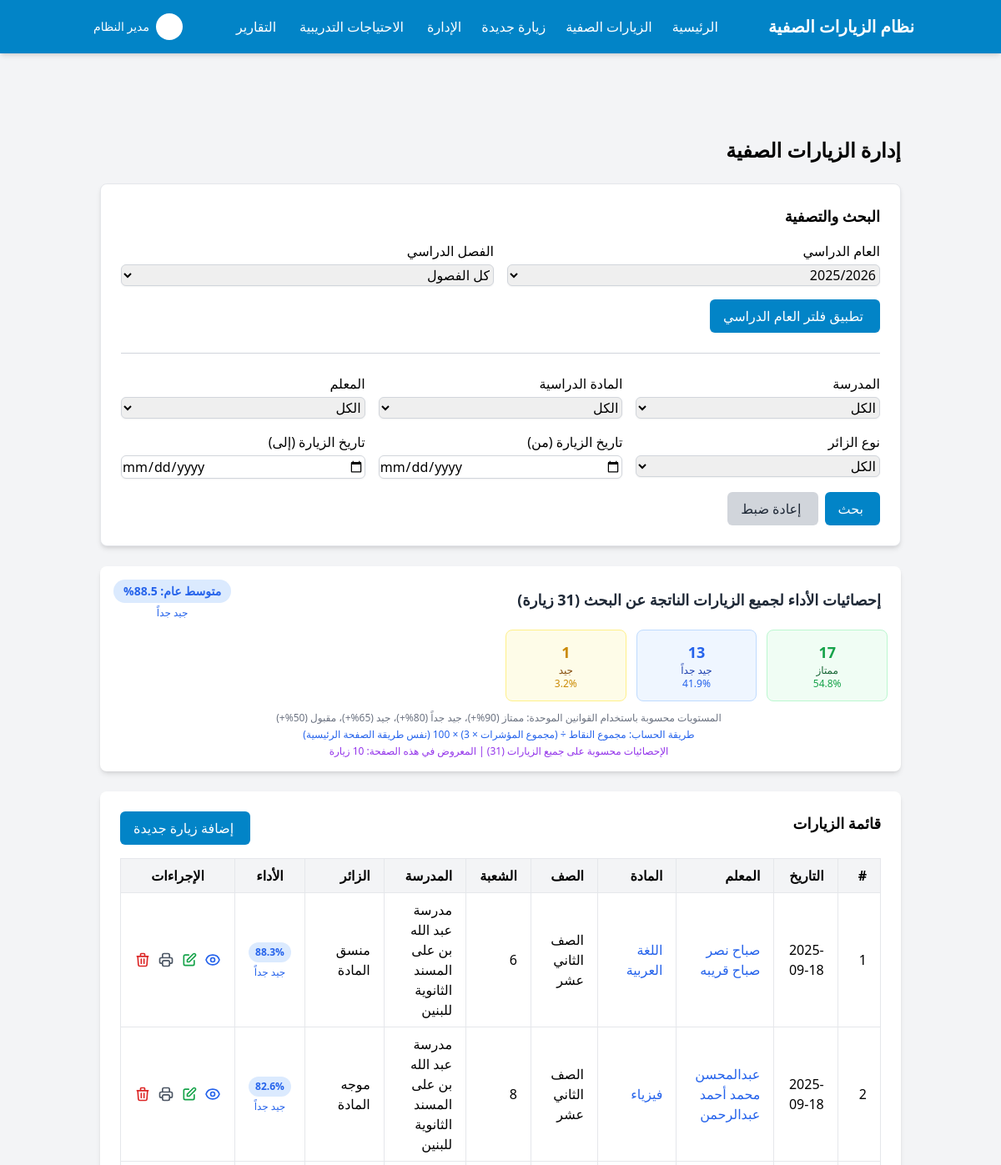
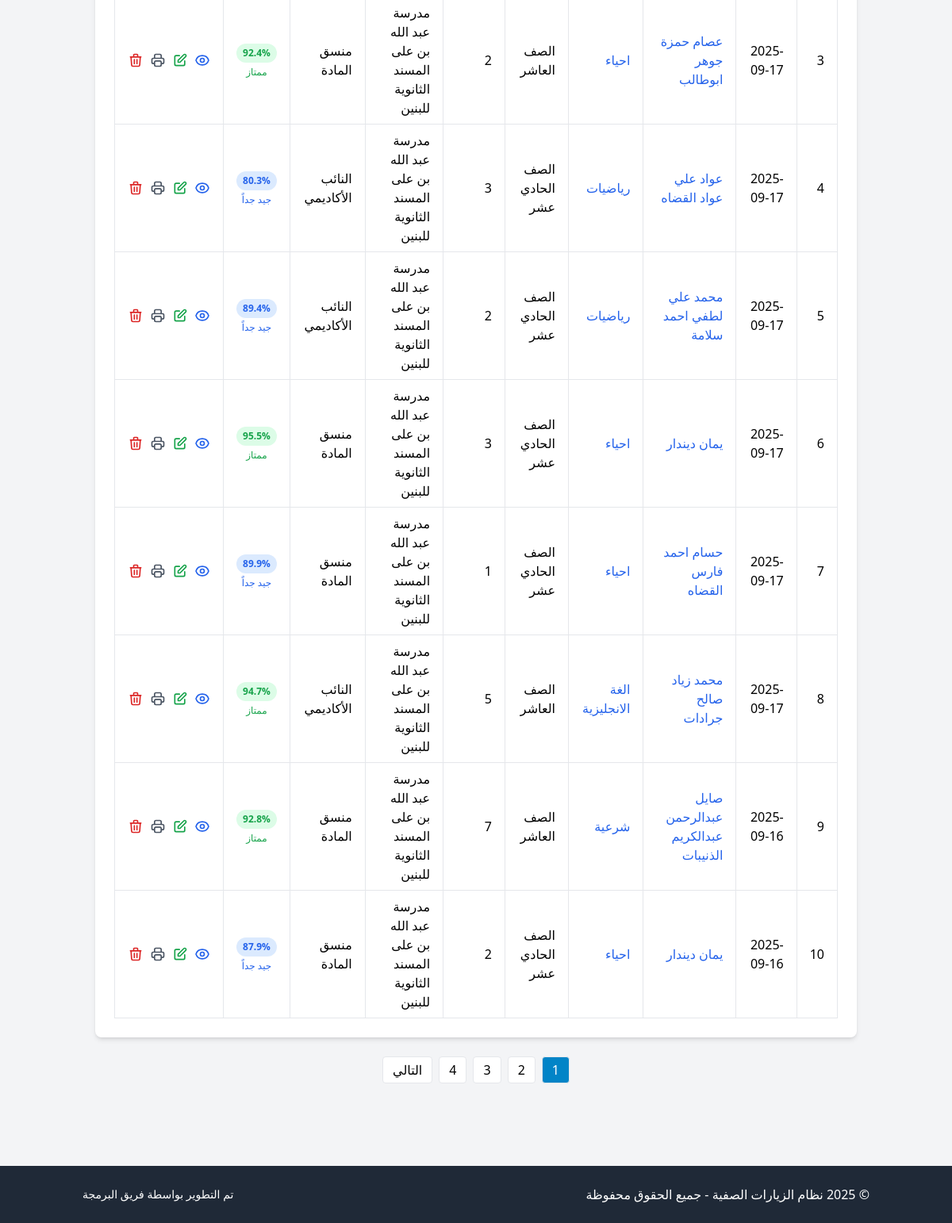
Screenshot of /visits.php (signed in) with the database file from the repository (2 pictures, top to bottom).
### tables this page shows
CREATE TABLE `visits` (
  `id` int NOT NULL,
  `school_id` int NOT NULL,
  `teacher_id` int NOT NULL,
  `subject_id` int NOT NULL,
  `grade_id` int NOT NULL,
  `section_id` int NOT NULL,
  `level_id` int NOT NULL,
  `visitor_type_id` int NOT NULL,
  `visitor_person_id` int DEFAULT NULL,
  `visit_date` date NOT NULL,
  `academic_year_id` int DEFAULT NULL,
  `visit_type` enum('full','partial') NOT NULL DEFAULT 'full',
  `attendance_type` enum('physical','remote','hybrid') NOT NULL DEFAULT 'physical',
  `has_lab` tinyint(1) NOT NULL DEFAULT '0',
  `topic` varchar(255) DEFAULT NULL,
  `general_notes` text,
  `recommendation_notes` text,
  `appreciation_notes` text,
  `total_score` decimal(5,2) DEFAULT NULL,
  `created_at` timestamp NULL DEFAULT CURRENT_TIMESTAMP,
  `updated_at` timestamp NULL DEFAULT CURRENT_TIMESTAMP ON UPDATE CURRENT_TIMESTAMP
);

CREATE TABLE `teachers` (
  `id` int NOT NULL,
  `name` varchar(255) NOT NULL,
  `personal_id` varchar(20) NOT NULL,
  `email` varchar(255) DEFAULT NULL,
  `job_title` varchar(50) NOT NULL DEFAULT '????????',
  `phone` varchar(20) DEFAULT NULL,
  `school_id` int NOT NULL,
  `created_at` timestamp NULL DEFAULT CURRENT_TIMESTAMP,
  `updated_at` timestamp NULL DEFAULT CURRENT_TIMESTAMP ON UPDATE CURRENT_TIMESTAMP,
  `user_id` int DEFAULT NULL
);

CREATE TABLE `subjects` (
  `id` int NOT NULL,
  `name` varchar(255) NOT NULL,
  `school_id` int DEFAULT NULL,
  `is_school_specific` tinyint(1) NOT NULL DEFAULT '0',
  `is_active` tinyint(1) NOT NULL DEFAULT '1',
  `created_by` int DEFAULT NULL,
  `updated_by` int DEFAULT NULL,
  `created_at` timestamp NULL DEFAULT CURRENT_TIMESTAMP,
  `updated_at` timestamp NULL DEFAULT CURRENT_TIMESTAMP ON UPDATE CURRENT_TIMESTAMP
);

CREATE TABLE `grades` (
  `id` int NOT NULL,
  `name` varchar(255) NOT NULL,
  `level_id` int NOT NULL,
  `created_at` timestamp NULL DEFAULT CURRENT_TIMESTAMP,
  `updated_at` timestamp NULL DEFAULT CURRENT_TIMESTAMP ON UPDATE CURRENT_TIMESTAMP
);

CREATE TABLE `sections` (
  `id` int NOT NULL,
  `name` varchar(255) NOT NULL,
  `grade_id` int NOT NULL,
  `school_id` int NOT NULL,
  `created_at` timestamp NULL DEFAULT CURRENT_TIMESTAMP,
  `updated_at` timestamp NULL DEFAULT CURRENT_TIMESTAMP ON UPDATE CURRENT_TIMESTAMP
);

CREATE TABLE `schools` (
  `id` int NOT NULL,
  `name` varchar(255) NOT NULL,
  `phone` varchar(20) DEFAULT NULL,
  `created_at` timestamp NULL DEFAULT CURRENT_TIMESTAMP,
  `updated_at` timestamp NULL DEFAULT CURRENT_TIMESTAMP ON UPDATE CURRENT_TIMESTAMP,
  `school_code` varchar(20) DEFAULT NULL,
  `email` varchar(255) DEFAULT NULL,
  `address` text,
  `logo` varchar(255) DEFAULT NULL
);

CREATE TABLE `visitor_types` (
  `id` int NOT NULL,
  `name` varchar(255) NOT NULL,
  `name_en` varchar(255) DEFAULT NULL,
  `created_at` timestamp NULL DEFAULT CURRENT_TIMESTAMP,
  `updated_at` timestamp NULL DEFAULT CURRENT_TIMESTAMP ON UPDATE CURRENT_TIMESTAMP
);

### visits.php (the view, shortened to what the rows shown need)
<?php
require_once 'includes/db_connection.php';
require_once 'visit_rules.php';
$user_role_name = $_SESSION['role_name'];
require_once 'includes/header.php';
$selected_year_id = $_SESSION['selected_academic_year'];
$items_per_page = 10;
$current_page = isset($_GET['page']) ? max(1, intval($_GET['page'])) : 1;
$offset = ($current_page - 1) * $items_per_page;
$search_condition = " WHERE v.academic_year_id = ?";
$search_params = [$selected_year_id];
$visits_sql = "
    SELECT
        v.id,
        v.visit_date,
        v.visitor_person_id,
        v.has_lab,
        t.id AS teacher_id,
        t.name AS teacher_name,
        s.name AS school_name,
        vt.name AS visitor_type,
        g.name AS grade_name,
        sec.name AS section_name,
        subj.id AS subject_id,
        subj.name AS subject_name,
        -- حساب متوسط الأداء للزيارة باستخدام القوانين الموحدة
        (SELECT AVG(ve.score)
         FROM visit_evaluations ve
         JOIN evaluation_indicators ei ON ve.indicator_id = ei.id
         WHERE ve.visit_id = v.id
         AND ve.score IS NOT NULL
         AND (v.has_lab = 1 OR ei.domain_id != " . SCIENCE_DOMAIN_ID . ")
        ) as avg_score,
        -- عدد المؤشرات المقيمة
        (SELECT COUNT(*)
         FROM visit_evaluations ve
         JOIN evaluation_indicators ei ON ve.indicator_id = ei.id
         WHERE ve.visit_id = v.id
         AND ve.score IS NOT NULL
         AND (v.has_lab = 1 OR ei.domain_id != " . SCIENCE_DOMAIN_ID . ")
        ) as indicators_count
    FROM
        visits v
    JOIN
        teachers t ON v.teacher_id = t.id
    JOIN
        schools s ON v.school_id = s.id
    JOIN
        visitor_types vt ON v.visitor_type_id = vt.id
    JOIN
        grades g ON v.grade_id = g.id
    JOIN
        sections sec ON v.section_id = sec.id
    JOIN
        subjects subj ON v.subject_id = subj.id
    $search_condition
    ORDER BY
        v.visit_date DESC
    LIMIT $offset, $items_per_page
";
try {
    $visits = query($visits_sql, $search_params);
} catch (Exception $e) {
    $visits = [];
    $alert_message = show_alert('حدث خطأ أثناء استرجاع البيانات: ' . $e->getMessage(), 'error');
}
?>
<div class="container mx-auto px-4 py-8" style="margin-top: 20px;">
    <h1 class="text-2xl font-bold mb-6">إدارة الزيارات الصفية</h1>
    <div class="bg-white rounded-lg shadow-md border border-gray-200 p-6 mb-6">
        <h2 class="text-lg font-semibold mb-4">البحث والتصفية</h2>
    </div>
    <div class="bg-white rounded-lg shadow-md p-6">
        <div class="flex justify-between mb-4">
            <h2 class="text-lg font-semibold">قائمة الزيارات</h2>
        </div>
        <?php if (empty($visits)): ?>
            <p class="text-gray-500">لا توجد زيارات مسجلة.</p>
        <?php else: ?>
            <div class="overflow-x-auto">
                <table class="min-w-full border-collapse">
                    <thead>
                        <tr class="bg-gray-100">
                            <th class="px-4 py-2 border text-right">#</th>
                            <th class="px-4 py-2 border text-right">التاريخ</th>
                            <th class="px-4 py-2 border text-right">المعلم</th>
                            <th class="px-4 py-2 border text-right">المادة</th>
                            <th class="px-4 py-2 border text-right">الصف</th>
                            <th class="px-4 py-2 border text-right">الشعبة</th>
                            <th class="px-4 py-2 border text-right">المدرسة</th>
                            <th class="px-4 py-2 border text-right">الزائر</th>
                            <th class="px-4 py-2 border text-center">الأداء</th>
                            <th class="px-4 py-2 border text-center">الإجراءات</th>
                        </tr>
                    </thead>
                    <tbody>
                        <?php foreach ($visits as $index => $visit): ?>
                            <tr class="hover:bg-gray-50">
                                <td class="px-4 py-2 border"><?= $offset + $index + 1 ?></td>
                                <td class="px-4 py-2 border"><?= date('Y-m-d', strtotime($visit['visit_date'])) ?></td>
                                <td class="px-4 py-2 border">
                                    <a href="class_performance_report.php?teacher_id=<?= $visit['teacher_id'] ?>" class="text-blue-600 hover:text-blue-800">
                                        <?= htmlspecialchars($visit['teacher_name']) ?>
                                    </a>
                                </td>
                                <td class="px-4 py-2 border">
                                    <a href="subject_detailed_report.php?subject_id=<?= $visit['subject_id'] ?>" class="text-blue-600 hover:text-blue-800">
                                        <?= htmlspecialchars($visit['subject_name']) ?>
                                    </a>
                                </td>
                                <td class="px-4 py-2 border"><?= htmlspecialchars($visit['grade_name']) ?></td>
                                <td class="px-4 py-2 border"><?= htmlspecialchars($visit['section_name']) ?></td>
                                <td class="px-4 py-2 border"><?= htmlspecialchars($visit['school_name']) ?></td>
                                <td class="px-4 py-2 border"><?= htmlspecialchars($visit['visitor_type']) ?></td>
                                <td class="px-4 py-2 border text-center">
                                    <?php
                                    if ($visit['avg_score'] && $visit['indicators_count'] > 0) {
                                        $percentage = ($visit['avg_score'] / MAX_INDICATOR_SCORE) * 100;
                                        $performance_level = getPerformanceLevel($percentage);
                                        ?>
                                        <div class="text-center">
                                            <div class="inline-block px-2 py-1 rounded-full text-xs font-semibold <?= $performance_level['bg_class'] ?> <?= $performance_level['color_class'] ?>">
                                                <?= round($percentage, 1) ?>%
                                            </div>
                                            <div class="text-xs <?= $performance_level['color_class'] ?> mt-1">
                                                <?= $performance_level['grade_ar'] ?>
                                            </div>
                                        </div>
                                    <?php } else { ?>
                                        <span class="text-gray-400 text-xs">لم يتم التقييم</span>
                                    <?php } ?>
                                </td>
                                <td class="px-4 py-2 border text-center">
                                    <div class="flex space-x-2 space-x-reverse justify-center">
                                        <a href="view_visit.php?id=<?= $visit['id'] ?>" class="text-blue-600 hover:text-blue-800" title="عرض">
                                        </a>
                                        <?php if ($user_role_name !== 'Teacher'): ?>
                                        <a href="edit_visit.php?id=<?= $visit['id'] ?>" class="text-green-600 hover:text-green-800" title="تعديل">
                                            <svg xmlns="http://www.w3.org/2000/svg" class="h-5 w-5" fill="none" viewBox="0 0 24 24" stroke="currentColor">
                                                <path stroke-linecap="round" stroke-linejoin="round" stroke-width="2" d="M11 5H6a2 2 0 00-2 2v11a2 2 0 002 2h11a2 2 0 002-2v-5m-1.414-9.414a2 2 0 112.828 2.828L11.828 15H9v-2.828l8.586-8.586z" />
                                            </svg>
                                        </a>
                                        <?php endif; ?>
                                        <a href="print_visit.php?id=<?= $visit['id'] ?>" class="text-gray-600 hover:text-gray-800" title="طباعة">
                                        </a>
                                        <?php
                                        $can_delete = false;
                                        if (in_array($user_role_name, ['Admin', 'Director', 'Academic Deputy'])) {
                                            $can_delete = true;
                                        } elseif ($user_role_name === 'Supervisor') {
                                            $can_delete = ($visit['visitor_person_id'] == $user_id);
                                        }
                                        if ($can_delete):
                                        ?>
                                        <a href="delete_visit.php?id=<?= $visit['id'] ?>" class="text-red-600 hover:text-red-800"
                                           onclick="return confirm('هل أنت متأكد من حذف هذه الزيارة؟\n\nالمعلم: <?= htmlspecialchars($visit['teacher_name']) ?>\nالمادة: <?= htmlspecialchars($visit['subject_name']) ?>\nنوع الزائر: <?= htmlspecialchars($visit['visitor_type']) ?>');" title="حذف">
                                            <svg xmlns="http://www.w3.org/2000/svg" class="h-5 w-5" fill="none" viewBox="0 0 24 24" stroke="currentColor">
                                                <path stroke-linecap="round" stroke-linejoin="round" stroke-width="2" d="M19 7l-.867 12.142A2 2 0 0116.138 21H7.862a2 2 0 01-1.995-1.858L5 7m5 4v6m4-6v6m1-10V4a1 1 0 00-1-1h-4a1 1 0 00-1 1v3M4 7h16" />
                                            </svg>
                                        </a>
                                        <?php endif; ?>
                                    </div>
                                </td>
                            </tr>
                        <?php endforeach; ?>
                    </tbody>
                </table>
            </div>
        <?php endif; ?>
    </div>
</div>
<?php
require_once 'includes/footer.php';
?>

### rows the page displays
visits: index "1", visit_date "2025-09-18", teacher.name "صباح نصر صباح قريبه", subject.name "اللغة العربية", grade.name "الصف الثاني عشر", section.name "6", school.name "مدرسة عبد الله بن على المسند الثانوية للبنين", visitor_type.name "منسق المادة", percentage "88.3", grade_ar "جيد جداً"
visits: index "2", visit_date "2025-09-18", teacher.name "عبدالمحسن محمد أحمد عبدالرحمن", subject.name "فيزياء", grade.name "الصف الثاني عشر", section.name "8", school.name "مدرسة عبد الله بن على المسند الثانوية للبنين", visitor_type.name "موجه المادة", percentage "82.6", grade_ar "جيد جداً"
visits: index "3", visit_date "2025-09-17", teacher.name "عصام حمزة جوهر ابوطالب", subject.name "احياء", grade.name "الصف العاشر", section.name "2", school.name "مدرسة عبد الله بن على المسند الثانوية للبنين", visitor_type.name "منسق المادة", percentage "92.4", grade_ar "ممتاز"
visits: index "4", visit_date "2025-09-17", teacher.name "عواد علي عواد القضاه", subject.name "رياضيات", grade.name "الصف الحادي عشر", section.name "3", school.name "مدرسة عبد الله بن على المسند الثانوية للبنين", visitor_type.name "النائب الأكاديمي", percentage "80.3", grade_ar "جيد جداً"
visits: index "5", visit_date "2025-09-17", teacher.name "محمد علي لطفي احمد سلامة", subject.name "رياضيات", grade.name "الصف الحادي عشر", section.name "2", school.name "مدرسة عبد الله بن على المسند الثانوية للبنين", visitor_type.name "النائب الأكاديمي", percentage "89.4", grade_ar "جيد جداً"
visits: index "6", visit_date "2025-09-17", teacher.name "يمان ديندار", subject.name "احياء", grade.name "الصف الحادي عشر", section.name "3", school.name "مدرسة عبد الله بن على المسند الثانوية للبنين", visitor_type.name "منسق المادة", percentage "95.5", grade_ar "ممتاز"
visits: index "7", visit_date "2025-09-17", teacher.name "حسام احمد فارس القضاه", subject.name "احياء", grade.name "الصف الحادي عشر", section.name "1", school.name "مدرسة عبد الله بن على المسند الثانوية للبنين", visitor_type.name "منسق المادة", percentage "89.9", grade_ar "جيد جداً"
visits: index "8", visit_date "2025-09-17", teacher.name "محمد زياد صالح جرادات", subject.name "الغة الانجليزية", grade.name "الصف العاشر", section.name "5", school.name "مدرسة عبد الله بن على المسند الثانوية للبنين", visitor_type.name "النائب الأكاديمي", percentage "94.7", grade_ar "ممتاز"
visits: index "9", visit_date "2025-09-16", teacher.name "صايل عبدالرحمن عبدالكريم الذنيبات", subject.name "شرعية", grade.name "الصف العاشر", section.name "7", school.name "مدرسة عبد الله بن على المسند الثانوية للبنين", visitor_type.name "منسق المادة", percentage "92.8", grade_ar "ممتاز"
visits: index "10", visit_date "2025-09-16", teacher.name "يمان ديندار", subject.name "احياء", grade.name "الصف الحادي عشر", section.name "2", school.name "مدرسة عبد الله بن على المسند الثانوية للبنين", visitor_type.name "منسق المادة", percentage "87.9", grade_ar "جيد جداً"

### other values shown
$app_name "نظام الزيارات الصفية"
$_SESSION['full_name'] "مدير النظام"
$total_visits_for_stats "31"
$overall_avg_percentage "88.5"
$overall_performance_level['grade_ar'] "جيد جداً"
$performance_stats['excellent'] "17"
$performance_stats['very_good'] "13"
$performance_stats['good'] "1"
EXCELLENT_THRESHOLD "90"
VERY_GOOD_THRESHOLD "80"
GOOD_THRESHOLD "65"
ACCEPTABLE_THRESHOLD "50"
form field academic_year_id "2025/2026"
